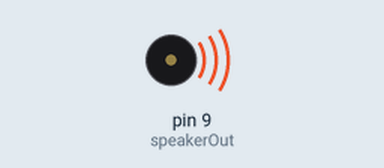
Recording of a sketch running on a simulated Arduino Nano, built with avr-gcc and run on an emulated ATmega328P. Parts: buzzer (waves = sounding). What the sketch prints to the serial monitor is not drawn.

Above: at 0.1 s.
Timing chart, 0 to 40.0 s (numbered marks = the images above):
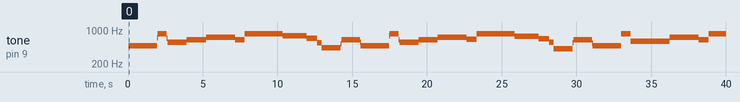

The sketch:

Gradsong.ino
```cpp
// TONES  ==========================================
// Start by defining the relationship between
//       note, period, &  frequency.
/*#define  c     3830    // 261 Hz
#define  d     3400    // 294 Hz
#define  e     3038    // 329 Hz
#define  f     2864    // 349 Hz
#define  g     2550    // 392 Hz
#define  a     2272    // 440 Hz
#define  b     2028    // 493 Hz
#define  C     1912    // 523 Hz
#define  R     0*/

#define NOTE_B0  31
#define NOTE_C1  33
#define NOTE_CS1 35
#define NOTE_D1  37
#define NOTE_DS1 39
#define NOTE_E1  41
#define NOTE_F1  44
#define NOTE_FS1 46
#define NOTE_G1  49
#define NOTE_GS1 52
#define NOTE_A1  55
#define NOTE_AS1 58
#define NOTE_B1  62
#define NOTE_C2  65
#define NOTE_CS2 69
#define NOTE_D2  73
#define NOTE_DS2 78
#define NOTE_E2  82
#define NOTE_F2  87
#define NOTE_FS2 93
#define NOTE_G2  98
#define NOTE_GS2 104
#define NOTE_A2  110
#define NOTE_AS2 117
#define NOTE_B2  123
#define NOTE_C3  131
#define NOTE_CS3 139
#define NOTE_D3  147
#define NOTE_DS3 156
#define NOTE_E3  165
#define NOTE_F3  175
#define NOTE_FS3 185
#define NOTE_G3  196
#define NOTE_GS3 208
#define NOTE_A3  220
#define NOTE_AS3 233
#define NOTE_B3  247
#define NOTE_C4  262
#define NOTE_CS4 277
#define NOTE_D4  294
#define NOTE_DS4 311
#define NOTE_E4  330
#define NOTE_F4  349
#define NOTE_FS4 370
#define NOTE_G4  392
#define NOTE_GS4 415
#define NOTE_A4  440
#define NOTE_AS4 466
#define NOTE_B4  494
#define NOTE_C5  523
#define NOTE_CS5 554
#define NOTE_D5  587
#define NOTE_DS5 622
#define NOTE_E5  659
#define NOTE_F5  698
#define NOTE_FS5 740
#define NOTE_G5  784
#define NOTE_GS5 831
#define NOTE_A5  880
#define NOTE_AS5 932
#define NOTE_B5  988
//Here Down for notes
#define C6  1047
#define CS6 1109
#define D6  1175
#define DS6 1245
#define E6  1319
#define F6  1397
#define FS6 1480
#define G6  1568
#define GS6 1661
#define A6  1760
#define AS6 1865
#define B6  1976
#define C7  2093
#define CS7 2217
#define D7  2349
#define DS7 2489
#define E7  2637
#define F7  2794
#define FS7 2960
#define G7  3136
#define GS7 3322
#define A7  3520
#define AS7 3729
#define B7  3951
#define C8  4186
#define CS8 4435
#define D8  4699
#define DS8 4978

// SETUP ============================================
// Set up speaker on a PWM pin (digital 9, 10 or 11)
int speakerOut = 9;
// Do we want debugging on serial out? 1 for yes, 0 for no
int DEBUG = 1;

void setup() {
  pinMode(speakerOut, OUTPUT);
  if (DEBUG) {
    Serial.begin(9600); // Set serial out if we want debugging
  }
}

// MELODY and TIMING  =======================================
//  melody[] is an array of notes, accompanied by beats[],
//  which sets each note's relative length (higher #, longer note)
//Old Notes
//int melody[] = { C,  C,  b,  C,  d,   a,  g,  f,  f,  e, f, g,  d,  e,  f,  g, a,  d,  g};
//New Notes
int melody[] = { C7, C7, B6, C7, D6,  A6,  G6, F6, F6, E6, F6, G6,  D6,  E6, F6, G6, A6,  D7, G6};
int beats[]  = { 64, 64, 32, 32, 64, 128, 128, 64, 64, 32, 32, 64, 256, 128, 32, 64, 32, 128, 128};
int MAX_COUNT = sizeof(melody) / 2; // Melody length, for looping.

// Set overall tempo
long tempo = 10000;
// Set length of pause between notes
int pause = 1000;
// Loop variable to increase Rest length
int rest_count = 100; //<-BLETCHEROUS HACK; See NOTES

// Initialize core variables
int tone_ = 0;
int beat = 0;
long duration  = 0;

// PLAY TONE  ==============================================
// Pulse the speaker to play a tone for a particular duration
void playTone() {
  long elapsed_time = 0;
  if (tone_ > 0) { // if this isn't a Rest beat, while the tone has
    //  played less long than 'duration', pulse speaker HIGH and LOW
    while (elapsed_time < duration) {

      digitalWrite(speakerOut,HIGH);
      delayMicroseconds(tone_ / 2);

      // DOWN
      digitalWrite(speakerOut, LOW);
      delayMicroseconds(tone_ / 2);

      // Keep track of how long we pulsed
      elapsed_time += (tone_);
    }
  }
  else { // Rest beat; loop times delay
    for (int j = 0; j < rest_count; j++) { // See NOTE on rest_count
      delayMicroseconds(duration);
    }
  }
}

// LET THE WILD RUMPUS BEGIN =============================
void loop() {
  // Set up a counter to pull from melody[] and beats[]
  for (int i=0; i<MAX_COUNT; i++) {
    tone_ = melody[i];
    beat = beats[i];

    duration = beat * tempo; // Set up timing

    playTone();
    // A pause between notes...
    delayMicroseconds(pause);

    if (DEBUG) { // If debugging, report loop, tone, beat, and duration
      Serial.print(i);
      Serial.print(":");
      Serial.print(beat);
      Serial.print(" ");
      Serial.print(tone_);
      Serial.print(" ");
      Serial.println(duration);
    }
  }
}
```

Measured:
- by itself, tone on pin 9 (speakerOut): plays 476 Hz for 1.9 s, 697 Hz for 0.04 s, 844 Hz for 0.60 s, 673 Hz for 0.04 s, 565 Hz for 1.3 s, 632 Hz for 1.3 s … (38 notes in this stretch)
